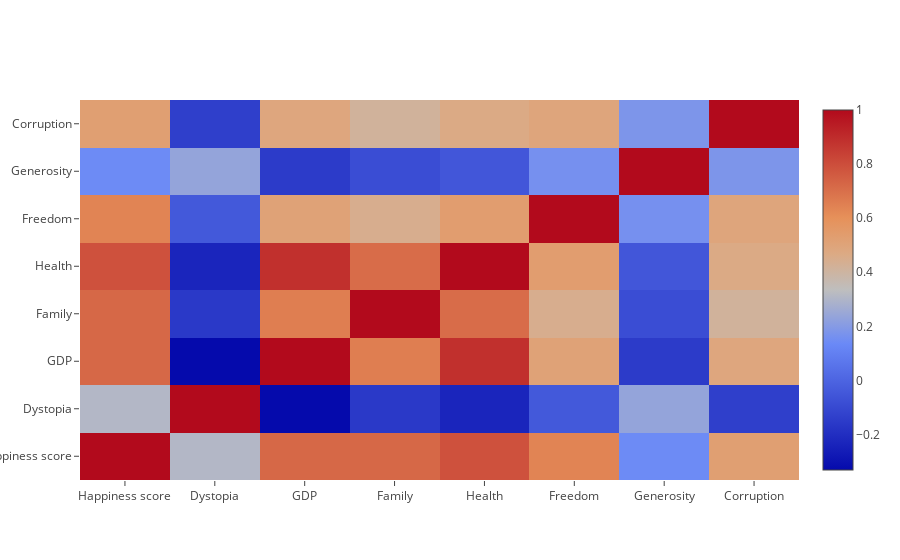

The code cell stored with this chart in its notebook:
### Code cell
# Correlation between Response and the Predictors
from plotly.offline import download_plotlyjs, init_notebook_mode, plot, iplot
init_notebook_mode(connected=True)
trainDF = pd.concat([y_train, X_train], axis = 1, join_axes = [y_train.index])

#f, axes = plt.subplots(1, 1, figsize=(12, 8))
#sb.heatmap(trainDF.corr(), vmin = -1, vmax = 1, annot = True, fmt = ".2f")

corr_matrix_happy = trainDF.corr()
trace_corr_happy = go.Heatmap(z=np.array(corr_matrix_happy), x=corr_matrix_happy.columns, y=corr_matrix_happy.columns)
data_happy=[trace_corr_happy]
iplot(data_happy)

### Figure 1 — Plotly figure (JSON) as saved in the notebook; plotly's stock layout.template omitted (floating-point values rounded to 4 significant figures)
{"data": [{"type": "heatmap", "uid": "0b0d6078-4acc-47fc-9417-1b9225549373", "x": ["Happiness score", "Dystopia", "GDP", "Family", "Health", "Freedom", "Generosity", "Corruption"], "y": ["Happiness score", "Dystopia", "GDP", "Family", "Health", "Freedom", "Generosity", "Corruption"], "z": [[1, 0.3078, 0.7232, 0.7226, 0.7885, 0.6381, 0.1429, 0.5252], [0.3078, 1, -0.3312, -0.1593, -0.2321, -0.04309, 0.2355, -0.1383], [0.7232, -0.3312, 1, 0.6571, 0.8875, 0.5077, -0.1511, 0.4878], [0.7226, -0.1593, 0.6571, 1, 0.7086, 0.4451, -0.08541, 0.4154], [0.7885, -0.2321, 0.8875, 0.7086, 1, 0.535, -0.05136, 0.4646], [0.6381, -0.04309, 0.5077, 0.4451, 0.535, 1, 0.1626, 0.4936], [0.1429, 0.2355, -0.1511, -0.08541, -0.05136, 0.1626, 1, 0.1801], [0.5252, -0.1383, 0.4878, 0.4154, 0.4646, 0.4936, 0.1801, 1]]}], "layout": {}}
